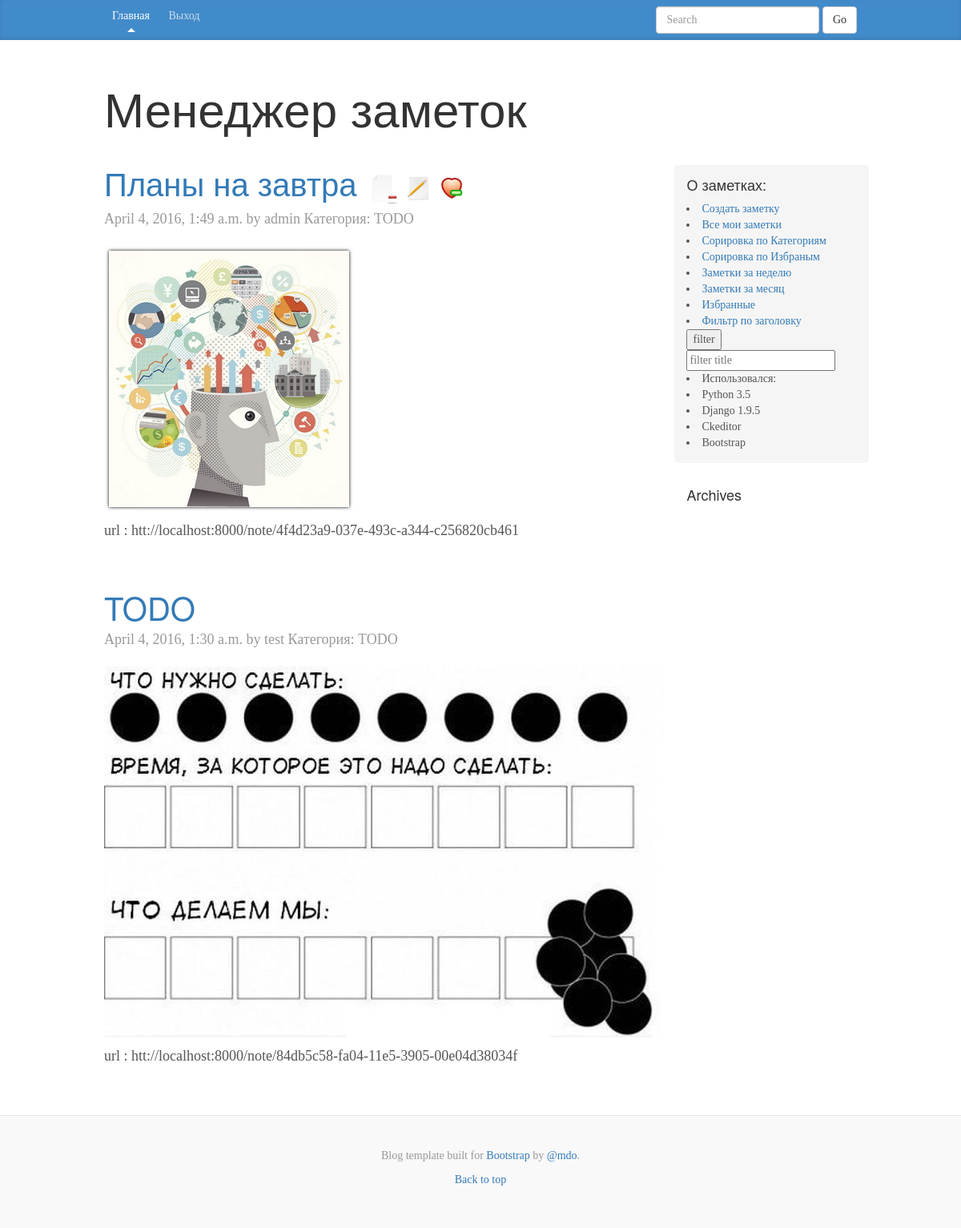
The app's page / (signed in) with its own data.
### notes/models.py (models this page shows, shortened)
class Notes(models.Model):
    class Meta:
        db_table = 'Notes'
        verbose_name_plural = "Заметки"
    id = models.UUIDField(primary_key=True, default=uuid.uuid4, editable=False)
    title = models.CharField(max_length=150)
    text = RichTextField(null=True, blank=True)
    date = models.DateTimeField(default=datetime.now, blank=True)
    author = models.ForeignKey(settings.AUTH_USER_MODEL, default=1)
    favorites = models.BooleanField(default=False)
    category = models.ForeignKey(Category, blank=True,
                                 null=True, related_name='cat')
    publish = models.BooleanField(default=False)

class Category(MPTTModel):
    class Meta():
        db_table = 'Category'
        verbose_name_plural = "Категории"
        verbose_name = "Категория"
        ordering = ('tree_id', 'level')
    name = models.CharField(max_length=150)
    parent = TreeForeignKey('self', null=True, blank=True,
                            related_name='children',
                            verbose_name='parent class')
    def __str__(self):
        return self.name
    class MPTTMeta:
        order_insertion_py = ['name']

### notes/views.py (the view)
# urls.py: url(r'^$', notes.views.notes),
def notes(request, first='-date', second='title'):
    args = {
        'username': auth.get_user(request).username,
        'notes': Notes.objects.filter(publish=True).order_by(first, second)
            .select_related('category', 'author'),
        'category_all': Category.objects.all()
    }
    return render_to_response('notes.html', args)

### notes/templates/notes.html
{% extends 'main.html' %}
{% load staticfiles %}
{% block notes %}
{% for note in notes %}
<div class="blog-post">
    <h2 class="blog-post-title"><a href="/note/{{note.id}}"> {{ note.title }}</a>
    {% if username == note.author.username %}
    <a href="/note/{{note.id}}/del/"><img  src="{% static 'img/del.png' %} "  width="40" height="40"/></a>
    <a href="/note/{{note.id}}/edit/"><img src="{% static 'img/edit.png' %} "  width="30" height="30"/></a>
    {% if not note.favorites %}
        <a href="/note/{{note.id}}/addfavorites/"><img src="{% static 'img/favotites.png' %} "  width="30" height="30"/></a>
    {% else %}
        <a href="/note/{{note.id}}/removefavorites/"><img src="{% static 'img/favoritesremove.png' %} "  width="30" height="30"/></a>
    {% endif %}
    {% endif %}
    </h2>
    <p class="blog-post-meta"> {{ note.date }} by {{ note.author.username }}
    Категория: {{note.category}}</p>
    <P> {{note.text | safe}}</P>
    {% if note.publish %}
    url : htt://localhost:8000/note/{{ note.id }}
    {% endif %}
</div>
{% endfor %}
{% endblock %}

### static/css/blog.css (style rules this page uses)
body { font-family: Georgia, "Times New Roman", Times, serif; color: #555; }
h1, .h1, h2, .h2, h3, .h3, h4, .h4, h5, .h5, h6, .h6 { margin-top: 0; font-family: "Helvetica Neue", Helvetica, Arial, sans-serif; font-weight: normal; color: #333; }
.blog-post { margin-bottom: 60px; }
.blog-post-title { margin-bottom: 5px; font-size: 40px; }
.blog-post-meta { margin-bottom: 20px; color: #999; }

### records on screen
Notes: title "Планы на завтра", favorites True (drawn), date "April 4, 2016, 1:49 a.m.", author.username "admin", category "TODO", text (picture), id "4f4d23a9-037e-493c-a344-c256820cb461"
Notes: title "TODO", date "April 4, 2016, 1:30 a.m.", author.username "test", category "TODO", text (picture), id "84db5c58-fa04-11e5-3905-00e04d38034f"
